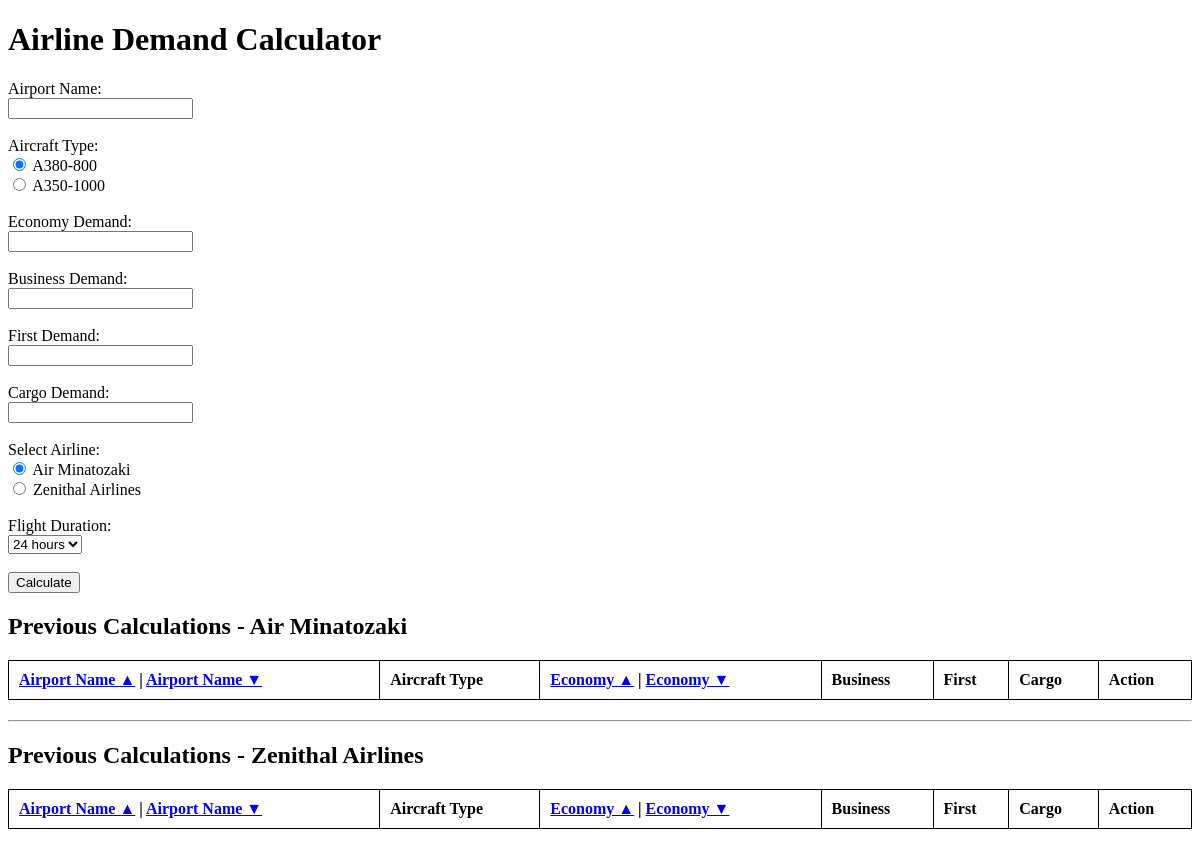
The app's page /, older data.
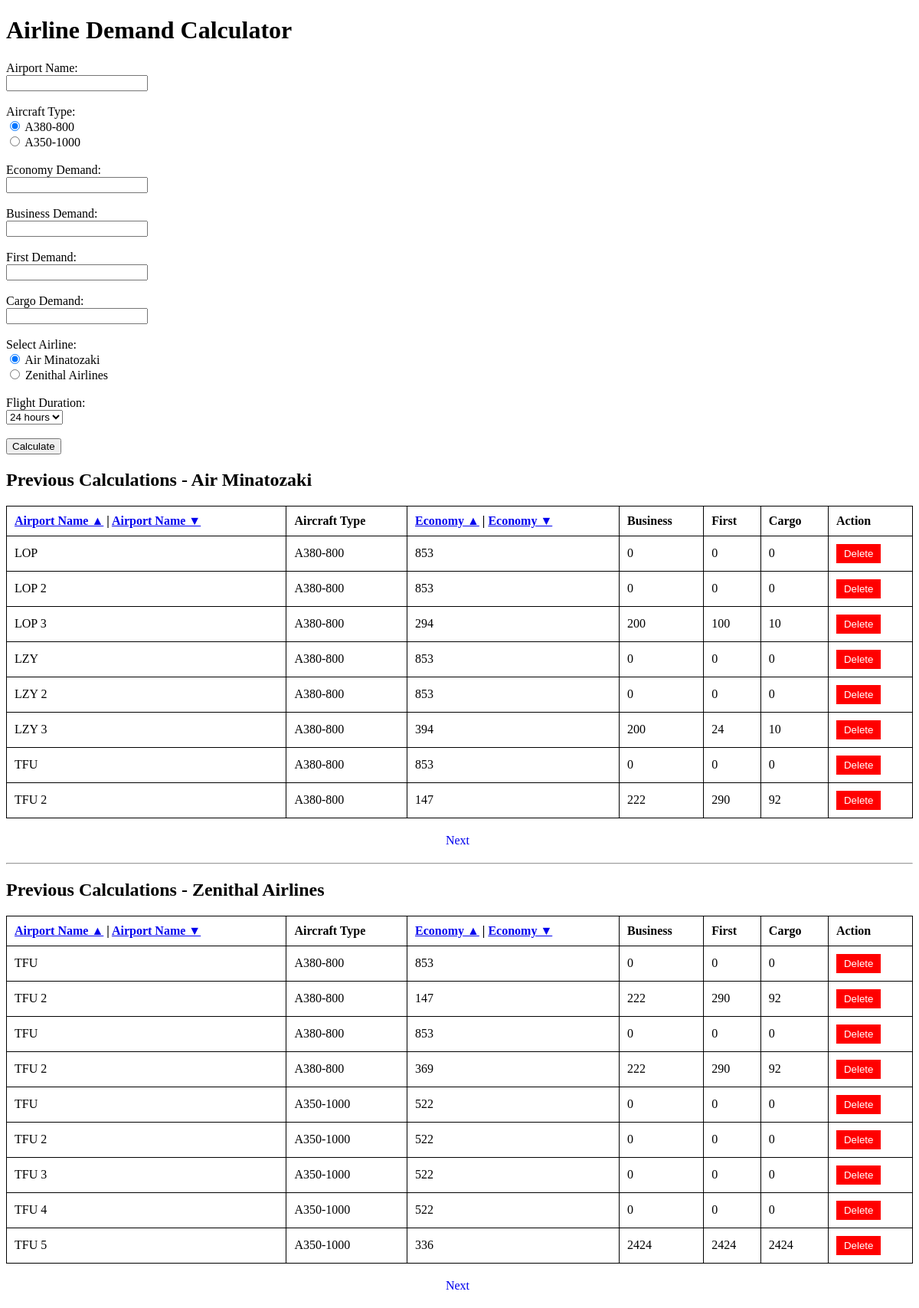
The same page, newer data.
### tables this page shows
CREATE TABLE "calculations" (
	"id"	INTEGER,
	"airport_name"	TEXT NOT NULL,
	"aircraft_type"	TEXT NOT NULL,
	"economy"	INTEGER NOT NULL,
	"business"	INTEGER NOT NULL,
	"first"	INTEGER NOT NULL,
	"cargo"	INTEGER NOT NULL,
	"table_name"	TEXT NOT NULL,
	"flight_duration"	TEXT NOT NULL,
	PRIMARY KEY("id" AUTOINCREMENT)
);

### app.py (the view)
@app.route('/')
def index():
    page = request.args.get('page', 1, type=int)
    sort_by = request.args.get('sort_by', None, type=str)
    db = get_db()
    cursor = db.cursor()
    air_minatozaki_data = fetch_paginated_data('Air Minatozaki', page, sort_by)
    zenithal_airlines_data = fetch_paginated_data('Zenithal Airlines', page, sort_by)
    return render_template('index.html',
                           air_minatozaki_data=air_minatozaki_data,
                           zenithal_airlines_data=zenithal_airlines_data,
                           page=page, sort_by=sort_by)

### app.py (called while the page is built)
def get_db():
    db = getattr(g, '_database', None)
    if db is None:
        db = g._database = sqlite3.connect(DATABASE)
        db.row_factory = sqlite3.Row  # Enable dictionary-like access to rows
    return db

@app.teardown_appcontext
def close_connection(exception):
    db = getattr(g, '_database', None)
    if db is not None:
        db.close()

### templates/index.html (shortened to what the changed rows need)
<!DOCTYPE html>
<html lang="en">
<head>
</head>
<body>
    <h1>Airline Demand Calculator</h1>
    <h2>Previous Calculations - Air Minatozaki</h2>
    <table>
        <thead>
            <tr>
                <th><a href="?sort_by=name_asc">Airport Name ▲</a> | <a href="?sort_by=name_desc">Airport Name ▼</a></th>
                <th>Aircraft Type</th>
                <th><a href="?sort_by=economy_asc">Economy ▲</a> | <a href="?sort_by=economy_desc">Economy ▼</a></th>
                <th>Business</th>
                <th>First</th>
                <th>Cargo</th>
                <th>Action</th>
            </tr>
        </thead>
        <tbody id="air_minatozaki_table_body">
            {% for entry in air_minatozaki_data %}
            <tr data-id="{{ entry['id'] }}">
                <td>{{ entry['airport_name'] }}</td>
                <td>{{ entry['aircraft_type'] }}</td>
                <td>{{ entry['economy'] }}</td>
                <td>{{ entry['business'] }}</td>
                <td>{{ entry['first'] }}</td>
                <td>{{ entry['cargo'] }}</td>
                <td><button class="delete-btn" data-id="{{ entry['id'] }}">Delete</button></td>
            </tr>
            {% endfor %}
        </tbody>
    </table>
    {% if air_minatozaki_data %}
    <div class="pagination">
        <a href="?page={{ page + 1 }}&sort_by={{ sort_by }}">Next</a>
    </div>
    {% endif %}
    <h2>Previous Calculations - Zenithal Airlines</h2>
    <table>
        <thead>
            <tr>
                <th><a href="?sort_by=name_asc">Airport Name ▲</a> | <a href="?sort_by=name_desc">Airport Name ▼</a></th>
                <th>Aircraft Type</th>
                <th><a href="?sort_by=economy_asc">Economy ▲</a> | <a href="?sort_by=economy_desc">Economy ▼</a></th>
                <th>Business</th>
                <th>First</th>
                <th>Cargo</th>
                <th>Action</th>
            </tr>
        </thead>
        <tbody id="zenithal_airlines_table_body">
            {% for entry in zenithal_airlines_data %}
            <tr data-id="{{ entry['id'] }}">
                <td>{{ entry['airport_name'] }}</td>
                <td>{{ entry['aircraft_type'] }}</td>
                <td>{{ entry['economy'] }}</td>
                <td>{{ entry['business'] }}</td>
                <td>{{ entry['first'] }}</td>
                <td>{{ entry['cargo'] }}</td>
                <td><button class="delete-btn" data-id="{{ entry['id'] }}">Delete</button></td>
            </tr>
            {% endfor %}
        </tbody>
    </table>
    {% if zenithal_airlines_data %}
    <div class="pagination">
        <a href="?page={{ page + 1 }}&sort_by={{ sort_by }}">Next</a>
    </div>
    {% endif %}
</body>
</html>

Row changes from the older to the newer data that the page shows:
added calculations: airport_name "LOP", aircraft_type "A380-800", economy "853", business "0", first "0", cargo "0", shown under "Previous Calculations - Air Minatozaki"
added calculations: airport_name "LOP 2", aircraft_type "A380-800", economy "853", business "0", first "0", cargo "0", shown under "Previous Calculations - Air Minatozaki"
added calculations: airport_name "LOP 3", aircraft_type "A380-800", economy "294", business "200", first "100", cargo "10", shown under "Previous Calculations - Air Minatozaki"
added calculations: airport_name "LZY", aircraft_type "A380-800", economy "853", business "0", first "0", cargo "0", shown under "Previous Calculations - Air Minatozaki"
added calculations: airport_name "LZY 2", aircraft_type "A380-800", economy "853", business "0", first "0", cargo "0", shown under "Previous Calculations - Air Minatozaki"
added calculations: airport_name "LZY 3", aircraft_type "A380-800", economy "394", business "200", first "24", cargo "10", shown under "Previous Calculations - Air Minatozaki"
added calculations: airport_name "TFU", aircraft_type "A380-800", economy "853", business "0", first "0", cargo "0", shown under "Previous Calculations - Air Minatozaki"
added calculations: airport_name "TFU 2", aircraft_type "A380-800", economy "147", business "222", first "290", cargo "92", shown under "Previous Calculations - Air Minatozaki"
added calculations: airport_name "TFU", aircraft_type "A380-800", economy "853", business "0", first "0", cargo "0", shown under "Previous Calculations - Zenithal Airlines"
added calculations: airport_name "TFU 2", aircraft_type "A380-800", economy "147", business "222", first "290", cargo "92", shown under "Previous Calculations - Zenithal Airlines"
added calculations: airport_name "TFU", aircraft_type "A380-800", economy "853", business "0", first "0", cargo "0", shown under "Previous Calculations - Zenithal Airlines"
added calculations: airport_name "TFU 2", aircraft_type "A380-800", economy "369", business "222", first "290", cargo "92", shown under "Previous Calculations - Zenithal Airlines"
added calculations: airport_name "TFU", aircraft_type "A350-1000", economy "522", business "0", first "0", cargo "0", shown under "Previous Calculations - Zenithal Airlines"
added calculations: airport_name "TFU 2", aircraft_type "A350-1000", economy "522", business "0", first "0", cargo "0", shown under "Previous Calculations - Zenithal Airlines"
added calculations: airport_name "TFU 3", aircraft_type "A350-1000", economy "522", business "0", first "0", cargo "0", shown under "Previous Calculations - Zenithal Airlines"
added calculations: airport_name "TFU 4", aircraft_type "A350-1000", economy "522", business "0", first "0", cargo "0", shown under "Previous Calculations - Zenithal Airlines"
added calculations: airport_name "TFU 5", aircraft_type "A350-1000", economy "336", business "2424", first "2424", cargo "2424", shown under "Previous Calculations - Zenithal Airlines"
Text that changed along with them:
text now shown: "Next Next"
